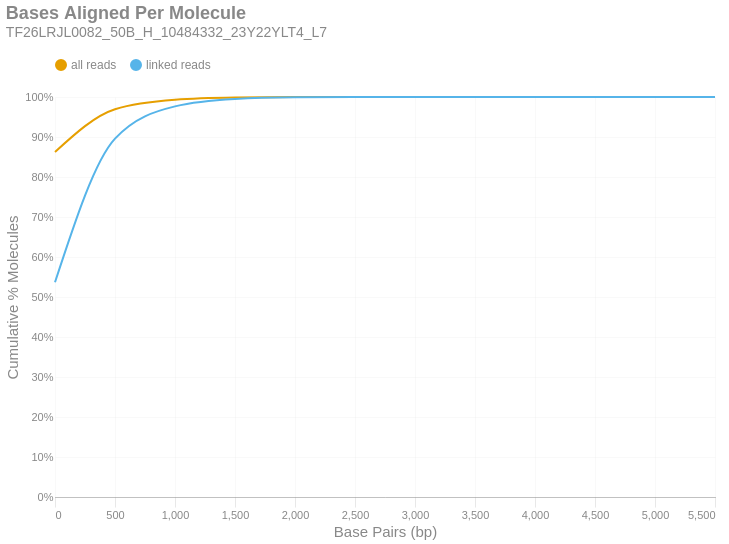

Notebook source saved alongside this figure:
### Markdown cell above
### Bases Aligned Per Molecule
This is a cumulative frequency distribution showing the number of base pairs aligned per unique molecule. These data are shown in 500 bp bins. There are two distributions: one with `all reads` (yellow) and another with only `linked reads` (blue). The percent of molecules in the `linked reads` distribution is relative to the total number of linked molecules.

### Code cell
if SKIPLR:
    print_html(f"Skipped")
else:
    binned_df = consolidated_hist(valids['aligned_bp'], mask, 500, True)
    with SafeRender(binned_df):
        (
            density_plot(binned_df, 'Bases Aligned Per Molecule', samplename, 'basesper')
            .encode(
                x=alt.X('bin:Q', title="Base Pairs (bp)").axis(tickMinStep=500).scale(padding=0),
                y=alt.Y('value:Q', title='Cumulative % Molecules')
                    .axis(format='%')
                    .scale(domain = [0,1])
                    .stack(False),
                color=alt.Color("key:N").scale(domain = ["all reads", "linked reads"]),
                tooltip = [
                    alt.Tooltip("key:N", title = "Data Type"),
                    alt.Tooltip("range_label:N", title="Bases Aligned Per Molecule"),
                    alt.Tooltip("value:Q", format = ".2%", title="% Molecules (Cum.)")
                ]
            )
        ).display()

### Figure 1 — Vega-Lite specification as saved in the notebook (floating-point values rounded to 4 significant figures)
{"width": "container", "height": 400, "config": {"title": {"anchor": "start", "dy": -15, "fontSize": 18, "color": "#888888", "subtitleColor": "#888888", "subtitleFontSize": 14}, "arc": {"fill": "#0072B2"}, "axis": {"domainColor": "#888888", "domainWidth": 0.5, "gridWidth": 0.2, "grid": false, "titleFontWeight": 400, "titleFontSize": 15, "labelFontSize": 11, "labelColor": "#888888", "tickColor": "#888888", "tickWidth": 0.2, "titleColor": "#888888"}, "axisBand": {"grid": false}, "axisX": {"grid": true, "tickSize": 10, "domainCap": "round"}, "axisY": {"domain": false, "grid": true, "tickSize": 0, "domainCap": "round"}, "background": "transparent", "header": {"labelFontSize": 15, "labelColor": "#888888", "titleFontSize": 15, "titleFontWeight": 600, "titleColor": "#888888"}, "legend": {"labelFont": "sans-serif", "labelFontSize": 12, "labelColor": "#888888", "symbolSize": 100, "symbolType": "circle", "titleFontSize": 12, "titlePadding": 10, "titleColor": "#888888", "title": null, "orient": "top"}, "range": {"category": ["#E69F00", "#56B4E9", "#009E73", "#F0E442", "#0072B2", "#D55E00", "#CC79A7", "#000000"], "diverging": ["#cfe8f3", "#a2d4ec", "#73bfe2", "#46abdb", "#1696d2", "#12719e"]}, "area": {"fill": "#0072B2", "fillOpacity": 0.7, "line": true, "strokeOpacity": 0.7}, "line": {"color": "#0072B2", "stroke": "#0072B2", "strokeWidth": 2}, "trail": {"color": "#0072B2", "stroke": "#0072B2", "strokeWidth": 0, "size": 1}, "point": {"filled": true, "fillOpacity": 1.0, "size": 95}, "text": {"color": "#888888", "fontSize": 11, "align": "right", "fontWeight": 400, "size": 11}, "bar": {"fill": "#0072B2", "stroke": null}, "view": {"stroke": null, "continuousWidth": 660, "continuousHeight": 400}}, "data": {"name": "data-25d5d5285aae14348934e3bb3d5ebbab"}, "mark": {"type": "line", "interpolate": "monotone", "point": {"opacity": 0, "size": 275}}, "encoding": {"color": {"field": "key", "scale": {"domain": ["all reads", "linked reads"]}, "type": "nominal"}, "tooltip": [{"field": "key", "title": "Data Type", "type": "nominal"}, {"field": "range_label", "title": "Bases Aligned Per Molecule", "type": "nominal"}, {"field": "value", "format": ".2%", "title": "% Molecules (Cum.)", "type": "quantitative"}], "x": {"axis": {"tickMinStep": 500}, "field": "bin", "scale": {"padding": 0}, "title": "Base Pairs (bp)", "type": "quantitative"}, "y": {"axis": {"format": "%"}, "field": "value", "scale": {"domain": [0, 1]}, "stack": false, "title": "Cumulative % Molecules", "type": "quantitative"}}, "params": [{"name": "param_c36ac31b6afebe62", "select": {"type": "point", "fields": ["key"]}, "bind": "legend"}], "title": {"text": "Bases Aligned Per Molecule", "subtitle": "TF26LRJL0082_50B_H_10484332_23Y22YLT4_L7"}, "transform": [{"fold": ["all reads (cumsum)", "linked reads (cumsum)"]}, {"calculate": "replace(datum.key, ' (cumsum)', '')", "as": "key"}, {"filter": {"param": "param_c36ac31b6afebe62"}}], "usermeta": {"embedOptions": {"downloadFileName": "TF26LRJL0082_50B_H_10484332_23Y22YLT4_L7.basesper"}}, "$schema": "https://vega.github.io/schema/vega-lite/v6.4.1.json", "datasets": {"data-25d5d5285aae14348934e3bb3d5ebbab": [{"bin": "0.0", "interval": "0.0-500.0", "all reads": 0.8627, "linked reads": 0.5369, "all reads (cumsum)": 0.8627, "linked reads (cumsum)": 0.5369, "range_label": "0-499"}, {"bin": "500.0", "interval": "500.0-1000.0", "all reads": 0.1069, "linked reads": 0.3591, "all reads (cumsum)": 0.9695, "linked reads (cumsum)": 0.8959, "range_label": "500-999"}, {"bin": "1000.0", "interval": "1000.0-1500.0", "all reads": 0.02362, "linked reads": 0.08061, "all reads (cumsum)": 0.9931, "linked reads (cumsum)": 0.9766, "range_label": "1000-1499"}, {"bin": "1500.0", "interval": "1500.0-2000.0", "all reads": 0.005413, "linked reads": 0.01848, "all reads (cumsum)": 0.9985, "linked reads (cumsum)": 0.995, "range_label": "1500-1999"}, {"bin": "2000.0", "interval": "2000.0-2500.0", "all reads": 0.001184, "linked reads": 0.004044, "all reads (cumsum)": 0.9997, "linked reads (cumsum)": 0.9991, "range_label": "2000-2499"}, {"bin": "2500.0", "interval": "2500.0-3000.0", "all reads": 0.0002111, "linked reads": 0.0007209, "all reads (cumsum)": 0.9999, "linked reads (cumsum)": 0.9998, "range_label": "2500-2999"}, {"bin": "3000.0", "interval": "3000.0-3500.0", "all reads": 4.304e-05, "linked reads": 0.000147, "all reads (cumsum)": 1.0, "linked reads (cumsum)": 1.0, "range_label": "3000-3499"}, {"bin": "3500.0", "interval": "3500.0-4000.0", "all reads": 9.564e-06, "linked reads": 3.266e-05, "all reads (cumsum)": 1.0, "linked reads (cumsum)": 1.0, "range_label": "3500-3999"}, {"bin": "4000.0", "interval": "4000.0-4500.0", "all reads": 2.035e-06, "linked reads": 6.949e-06, "all reads (cumsum)": 1.0, "linked reads (cumsum)": 1.0, "range_label": "4000-4499"}, {"bin": "4500.0", "interval": "4500.0-5000.0", "all reads": 6.105e-07, "linked reads": 2.085e-06, "all reads (cumsum)": 1.0, "linked reads (cumsum)": 1.0, "range_label": "4500-4999"}, {"bin": "5000.0", "interval": "5000.0-5500.0", "all reads": 0.0, "linked reads": 0.0, "all reads (cumsum)": 1.0, "linked reads (cumsum)": 1.0, "range_label": "5000-5499"}, {"bin": "5500.0", "interval": "5500.0-6000.0", "all reads": 1.017e-07, "linked reads": 3.474e-07, "all reads (cumsum)": 1.0, "linked reads (cumsum)": 1.0, "range_label": "5500-5999"}]}}
